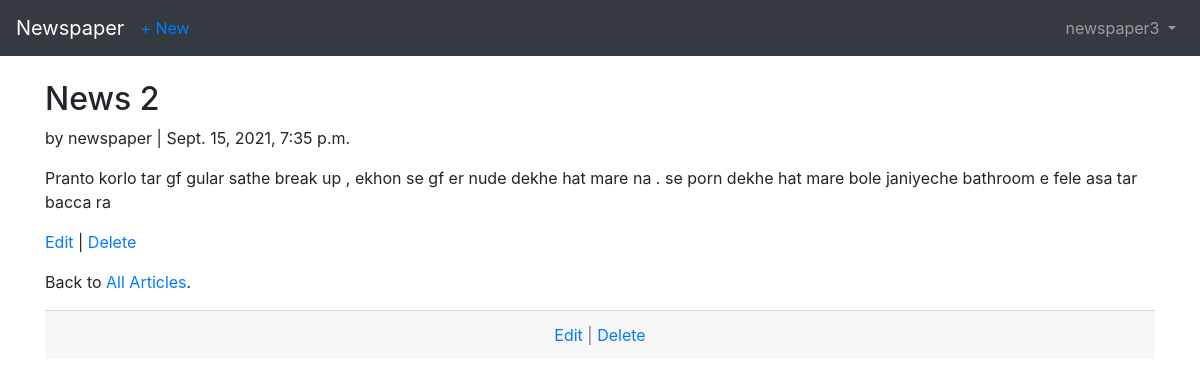
Page /articles/2/ (signed in) on the committed database.
### users/models.py (models this page shows)
class CustomUser(AbstractUser):
    age= models.PositiveBigIntegerField(null=True,blank=True)

### articles/models.py (models this page shows, shortened)
class Article(models.Model):
    title= models.CharField(max_length=255)
    body= models.TextField()
    date= models.DateTimeField(auto_now_add=True)
    author= models.ForeignKey(
        get_user_model(),
        on_delete=models.CASCADE
    )

### articles/views.py (the view)
# urls.py: path('<int:pk>/',ArticleDetailView.as_view(), name='article_detail'), # new
class ArticleDetailView(LoginRequiredMixin,DetailView):
    model= Article
    template_name= 'article_detail.html'
    login_url= 'login'

### templates/article_detail.html
{% extends 'base.html' %}
{% block content %}
    <div class="article-entry">
        <h2>{{ object.title }}</h2>
        <p>by {{ object.author }} | {{ object.date }}</p>
        <p>{{ object.body }}</p>
    </div>
    <p><a href="{% url 'article_edit' article.pk %}">Edit</a> |
        <a href="{% url 'article_delete' article.pk %}">Delete</a></p>
    <p>Back to <a href="{% url 'article_list' %}">All Articles</a>.</p>
    <div class="card-footer text-center text-muted">
        <a href="{% url 'article_edit' article.pk %}">Edit</a> |
        <a href="{% url 'article_delete' article.pk %}">Delete</a>
    </div>
{% endblock content %}

### templates/base.html (shortened to what this page needs)
<!doctype html>
<html lang="en">
    <head>
        <link rel="stylesheet"
            href="https://maxcdn.bootstrapcdn.com/bootstrap/4.0.0/css/bootstrap.min.css"
>
    </head>
    <body>
        <nav class="navbar navbar-expand-md navbar-dark bg-dark mb-4">
            <a class="navbar-brand" href="{% url 'home' %}">Newspaper</a>
            {% if user.is_authenticated %}
            <ul class="navbar-nav mr-auto">
                <li class="nav-item"><a href="{% url 'article_new' %}">+ New</a></li>
            </ul>
            {% endif %}
            <div class="collapse navbar-collapse" id="navbarCollapse">
                {% if user.is_authenticated %}
                <ul class="navbar-nav ml-auto">
                    <li class="nav-item">
                        <a class="nav-link dropdown-toggle" href="#"
                            id="userMenu"
                            data-toggle="dropdown" aria-haspopup="true"
                            aria-expanded="false">
                            {{ user.username }}
                        </a>
                    </li>
                </ul>
                {% endif %}
            </div>
        </nav>
        <div class="container">
            {% block content %}
            {% endblock content %}
        </div>
    </body>
</html>

### rows in the picture
CustomUser: username "newspaper3"
Article: title "News 2", author "newspaper", date "Sept. 15, 2021, 7:35 p.m.", body "Pranto korlo tar gf gular sathe break up , ekhon se gf er nude dekhe hat mare na . se porn dekhe hat mare bole janiyeche bathroom e fele asa tar bacca ra"
